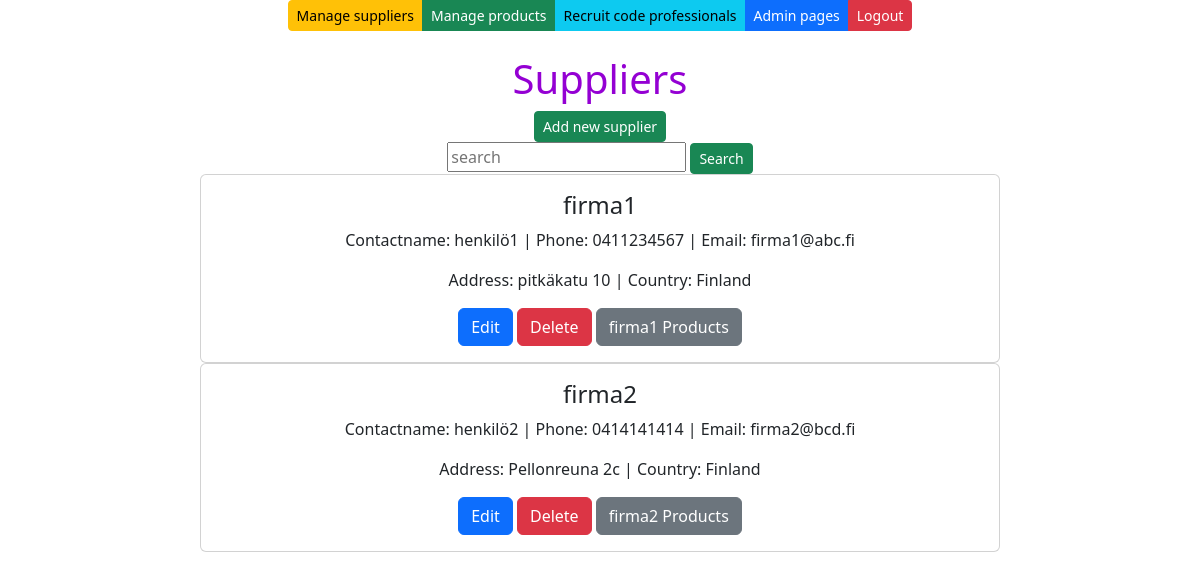
/suppliers/, run on an earlier commit of the app's database.
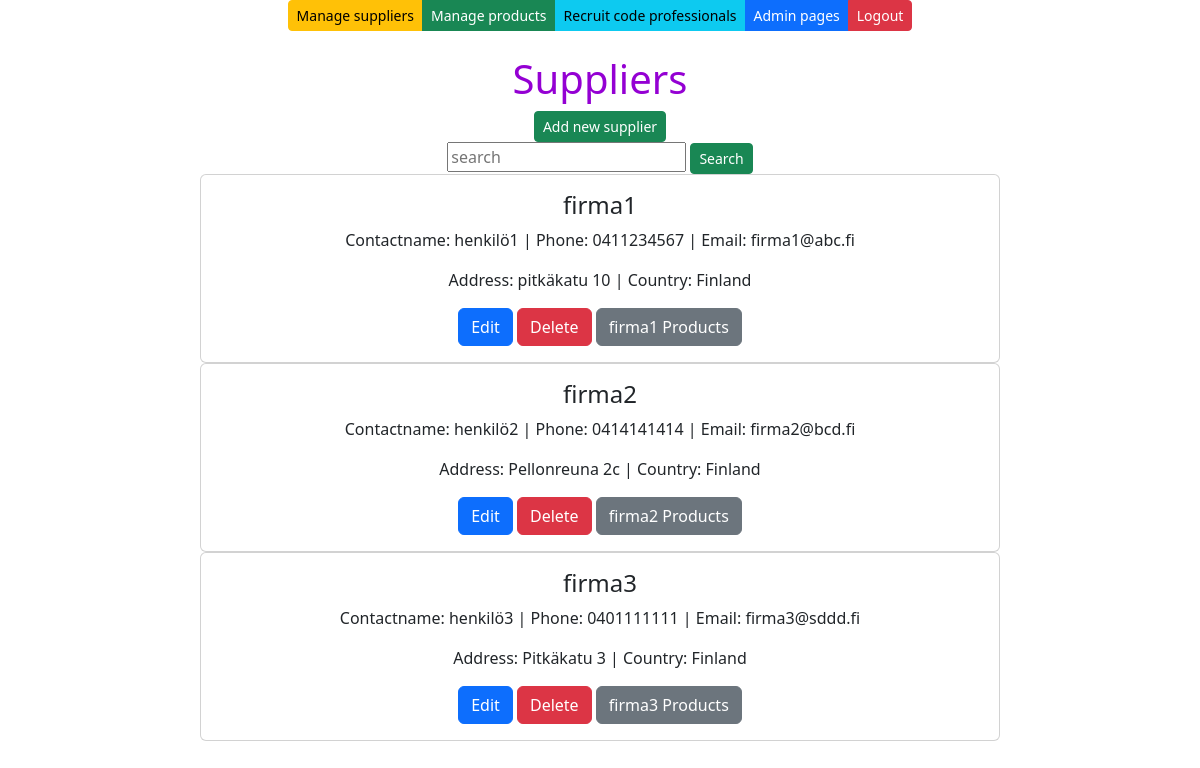
And on a later commit of the database.
### app/models.py (models this page shows, shortened)
class Supplier(models.Model):
    companyName = models.CharField(max_length=50, default="firma")
    contactName = models.CharField(max_length=50, default="firma")
    address = models.CharField(max_length=100, default="firma")
    phone = models.CharField(max_length=20, default="firma")
    email = models.CharField(max_length=50, default="firma")
    country = models.CharField(max_length=50, default="firma")

### app/views.py (the view)
# urls.py: path('suppliers/', supplierlistview),
def supplierlistview(request):
    supplierlist = Supplier.objects.all()
    context = {'suppliers': supplierlist}               # create dictionary called context with key:suppliers, value: supplierlist
    return render(request, 'supplierlist.html', context)

### app/templates/supplierlist.html (shortened to what this page needs)
{% extends 'index.html' %}
{% block content %}
<br/>
<br />
<h1 style="color: darkviolet">Suppliers</h1>
<button id="add-btn" class="btn btn-success btn-sm" onclick="showaddform()">Add new supplier</button>
<form method="post" action="/search-suppliers/">
    <input class="card-text" class="card-text" type="text" placeholder="search" name="search">
    <input type="submit" value="Search" class="btn btn-success btn-sm" name="">
</form>
{% for s in suppliers %}
<div class="card" style="max-width: 50rem;">
    <div class="card-body">
        <h4 class="card-title">{{s.companyName}}</h4>
        <p class="card-text">Contactname: {{s.contactName}} | Phone: {{s.phone}} | Email: {{s.email}} </p>
        <p class="card-text">Address: {{s.address}} | Country: {{s.country}} </p>
        <a href="/edit-supplier-get/{{s.id}}/" class="btn btn-primary">Edit</a>
        <a href="/confirm-delete-supplier/{{s.id}}/" class="btn btn-danger">Delete</a>
        <a href="/products-by-supplier/{{s.id}}/" class="btn btn-secondary">{{s.companyName}} Products</a>
    </div>
</div>
{% endfor %}
{% endblock %}

What changed in the data, as far as the page shows it:
added Supplier: companyName "firma3", contactName "henkilö3", phone "0401111111", email "firma3@sddd.fi", address "Pitkäkatu 3", country "Finland"
